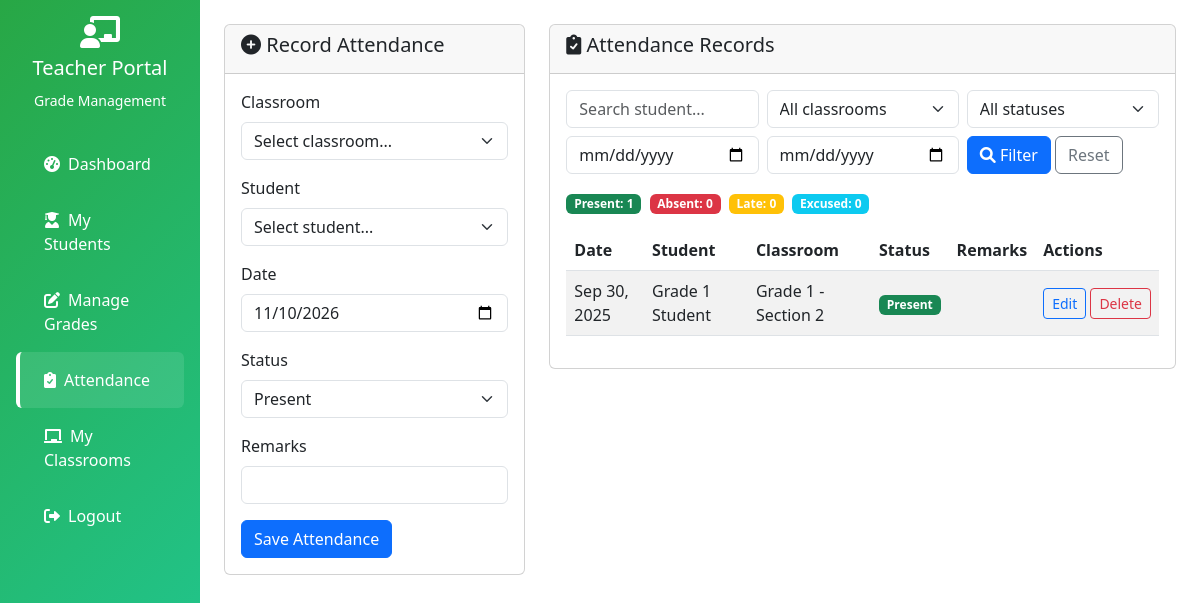
Screenshot of /attendance.php (signed in) with the database file from the repository.
### tables this page shows
CREATE TABLE `attendance` (
  `id` int(11) NOT NULL AUTO_INCREMENT,
  `student_id` int(11) NOT NULL,
  `classroom_id` int(11) NOT NULL,
  `teacher_id` int(11) NOT NULL,
  `attendance_date` date NOT NULL,
  `status` enum('present','absent','late','excused') NOT NULL DEFAULT 'present',
  `remarks` varchar(255) DEFAULT NULL,
  `created_at` timestamp NOT NULL DEFAULT current_timestamp(),
  PRIMARY KEY (`id`),
  UNIQUE KEY `uq_attendance` (`student_id`,`classroom_id`,`attendance_date`),
  KEY `classroom_id` (`classroom_id`),
  KEY `teacher_id` (`teacher_id`),
  CONSTRAINT `attendance_fk_student` FOREIGN KEY (`student_id`) REFERENCES `users` (`id`),
  CONSTRAINT `attendance_fk_classroom` FOREIGN KEY (`classroom_id`) REFERENCES `classrooms` (`id`),
  CONSTRAINT `attendance_fk_teacher` FOREIGN KEY (`teacher_id`) REFERENCES `users` (`id`)
);

CREATE TABLE `users` (
  `id` int(11) NOT NULL,
  `username` varchar(50) NOT NULL,
  `password` varchar(255) NOT NULL,
  `email` varchar(100) DEFAULT NULL,
  `role` enum('admin','teacher','student') NOT NULL,
  `first_name` varchar(50) DEFAULT NULL,
  `last_name` varchar(50) DEFAULT NULL,
  `created_at` timestamp NOT NULL DEFAULT current_timestamp()
);

CREATE TABLE `classrooms` (
  `id` int(11) NOT NULL,
  `name` varchar(100) NOT NULL,
  `description` text DEFAULT NULL,
  `teacher_id` int(11) DEFAULT NULL,
  `created_at` timestamp NOT NULL DEFAULT current_timestamp()
);

### includes/functions.php (called while the page is built, shortened)
<?php
function e($value) {
    return htmlspecialchars((string)$value, ENT_QUOTES, 'UTF-8');
}
function getVal($key) {
    return isset($_GET[$key]) ? trim($_GET[$key]) : '';
}
?>

### attendance.php (the view, shortened to what this page needs)
<?php
include 'includes/conn.php';
include 'includes/functions.php';
include 'includes/layout.php';
$teacher_id = $_SESSION['user_id'];
$statuses = ['present', 'absent', 'late', 'excused'];
$edit = null;
$v = $edit ?: ['id' => '', 'classroom_id' => '', 'student_id' => '', 'attendance_date' => date('Y-m-d'), 'status' => 'present', 'remarks' => ''];
$f_q         = getVal('q');
$f_from      = getVal('f_from');
$f_to        = getVal('f_to');
$where  = ["a.teacher_id = ?"];
$params = [$teacher_id];
$list = $pdo->prepare("
    SELECT a.*, u.first_name, u.last_name, c.name AS classroom_name
    FROM attendance a
    JOIN users u ON u.id = a.student_id
    JOIN classrooms c ON c.id = a.classroom_id
    WHERE " . implode(' AND ', $where) . "
    ORDER BY a.attendance_date DESC, u.first_name
");
$list->execute($params);
$records = $list->fetchAll();
$counts = array_fill_keys($statuses, 0);
foreach ($records as $r) { $counts[$r['status']]++; }
$badge = ['present' => 'success', 'absent' => 'danger', 'late' => 'warning', 'excused' => 'info'];
?>
<div class="row">
    <div class="col-md-4">
        <div class="card">
            <div class="card-header"><h5><i class="fas fa-<?php echo $edit ? 'pen' : 'plus-circle'; ?>"></i> <?php echo $edit ? 'Edit Attendance' : 'Record Attendance'; ?></h5></div>
            <div class="card-body">
                <form method="POST">
                    <div class="mb-3">
                        <label class="form-label">Classroom</label>
                        <select class="form-select" name="classroom_id" id="classroom_id" required>
                            <option value="">Select classroom...</option>
                        </select>
                    </div>
                    <div class="mb-3">
                        <label class="form-label">Student</label>
                        <select class="form-select" name="student_id" id="student_id" required>
                            <option value="">Select student...</option>
                        </select>
                    </div>
                    <div class="mb-3">
                        <label class="form-label">Date</label>
                        <input type="date" class="form-control" name="attendance_date" max="<?php echo e(date('Y-m-d')); ?>" value="<?php echo e($v['attendance_date']); ?>" required>
                    </div>
                    <div class="mb-3">
                        <label class="form-label">Status</label>
                        <select class="form-select" name="status" required>
                            <?php foreach ($statuses as $st): ?>
                                <option value="<?php echo e($st); ?>" <?php echo ($v['status'] === $st) ? 'selected' : ''; ?>><?php echo e(ucfirst($st)); ?></option>
                            <?php endforeach; ?>
                        </select>
                    </div>
                    <div class="mb-3">
                        <label class="form-label">Remarks</label>
                        <input type="text" class="form-control" name="remarks" maxlength="255" value="<?php echo e($v['remarks']); ?>">
                    </div>
                    <?php if ($edit): ?>
                        <button type="submit" name="update_attendance" class="btn btn-primary">Update</button>
                        <a href="attendance.php" class="btn btn-secondary">Cancel</a>
                    <?php else: ?>
                        <button type="submit" name="add_attendance" class="btn btn-primary">Save Attendance</button>
                    <?php endif; ?>
                </form>
            </div>
        </div>
    </div>
    <div class="col-md-8">
        <div class="card">
            <div class="card-header"><h5><i class="fas fa-clipboard-check"></i> Attendance Records</h5></div>
            <div class="card-body">
                <form method="GET" class="row g-2 mb-3">
                    <div class="col-md-4"><input type="text" class="form-control" name="q" placeholder="Search student..." value="<?php echo e($f_q); ?>"></div>
                    <div class="col-md-4">
                        <select class="form-select" name="f_classroom">
                            <option value="">All classrooms</option>
                        </select>
                    </div>
                    <div class="col-md-4">
                        <select class="form-select" name="f_status">
                            <option value="">All statuses</option>
                        </select>
                    </div>
                    <div class="col-md-4"><input type="date" class="form-control" name="f_from" value="<?php echo e($f_from); ?>" title="From date"></div>
                    <div class="col-md-4"><input type="date" class="form-control" name="f_to" value="<?php echo e($f_to); ?>" title="To date"></div>
                    <div class="col-md-4">
                        <button class="btn btn-primary" type="submit"><i class="fas fa-search"></i> Filter</button>
                        <a href="attendance.php" class="btn btn-outline-secondary">Reset</a>
                    </div>
                </form>
                <div class="mb-3">
                    <?php foreach ($statuses as $st): ?>
                        <span class="badge bg-<?php echo e($badge[$st]); ?> me-1"><?php echo e(ucfirst($st)); ?>: <?php echo e($counts[$st]); ?></span>
                    <?php endforeach; ?>
                </div>
                <div class="table-responsive">
                    <table class="table table-striped align-middle">
                        <thead><tr><th>Date</th><th>Student</th><th>Classroom</th><th>Status</th><th>Remarks</th><th>Actions</th></tr></thead>
                        <tbody>
                        <?php foreach ($records as $r): ?>
                            <tr>
                                <td><?php echo e(date('M j, Y', strtotime($r['attendance_date']))); ?></td>
                                <td><?php echo e($r['first_name'] . ' ' . $r['last_name']); ?></td>
                                <td><?php echo e($r['classroom_name']); ?></td>
                                <td><span class="badge bg-<?php echo e($badge[$r['status']]); ?>"><?php echo e(ucfirst($r['status'])); ?></span></td>
                                <td><?php echo e($r['remarks']); ?></td>
                                <td class="text-nowrap">
                                    <a href="?edit=<?php echo e($r['id']); ?>" class="btn btn-sm btn-outline-primary">Edit</a>
                                    <form method="POST" class="d-inline" onsubmit="return confirm('Are you sure you want to delete this attendance record?')">
                                        <button type="submit" name="delete_attendance" class="btn btn-sm btn-outline-danger">Delete</button>
                                    </form>
                                </td>
                            </tr>
                        <?php endforeach; ?>
                        </tbody>
                    </table>
                </div>
            </div>
        </div>
    </div>
</div>

### rows the page displays
attendance: attendance_date "Sep 30, 2025", student.last_name "Grade 1 Student", classroom.name "Grade 1 - Section 2", status "Present"

### other values shown
$heading "Teacher Portal"
$sub "Grade Management"
$it[3] "Dashboard"
$it[3] "My Students"
$it[3] "Manage Grades"
$it[3] "Attendance"
$it[3] "My Classrooms"
$st "Present"
$counts[$st] "1"
$st "Absent"
$counts[$st] "0"
$st "Late"
$st "Excused"
form field status "Present"
